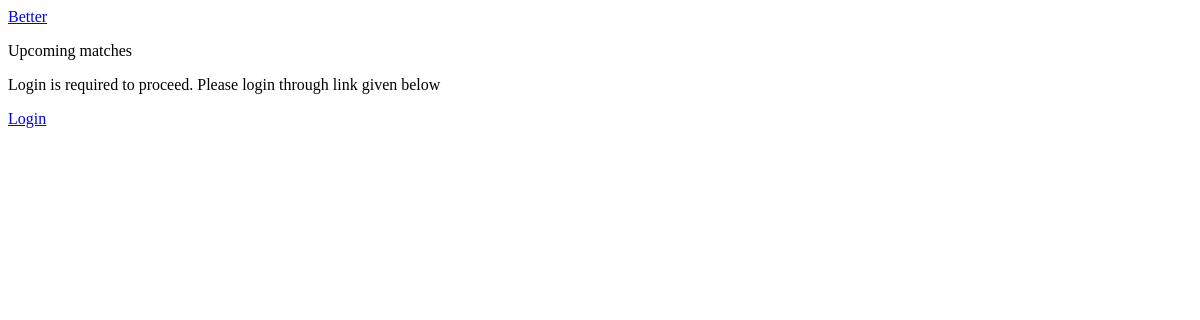
/, run on an earlier commit of the app's database.
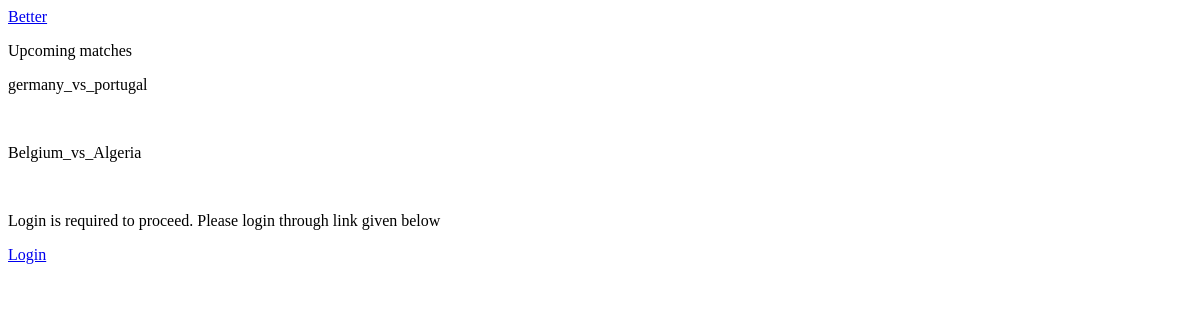
And on a later commit of the database.
### match/models.py (models this page shows)
class Match(models.Model):
    team1 = models.CharField(max_length=32)
    team2 = models.CharField(max_length=32)
    def __unicode__(self):
        return (self.team1+"_vs_"+ self.team2)
    date_time = models.DateTimeField("Match Date_time")

### better/views.py (the view)
# urls.py: url(r'^$', 'better.views.home', name='home'),
def home(request):
	upcoming_match_list = Match.objects.order_by('date_time')
	if request.user.is_authenticated():
		current_user= request.user
		return render(request,'users/welcome.html',{'current_user':current_user,'upcoming_match_list':upcoming_match_list})
	else:
		return render(request,'index.html',{'upcoming_match_list':upcoming_match_list})

### templates/index.html
<!DOCTYPE html>
<html>
    <head>
    </head>
    <body>
        <a href="/">Better</a>
        <p>Upcoming matches</p>
        {% for mch in upcoming_match_list %}
             <p>{{mch}}</p><br>
        {% endfor %}
        <p>Login is required to proceed. Please login through link given below</p>
        <a href="/login">Login</a>
    </body>
</html>

What changed in the data, as far as the page shows it:
added Match: team1+team2 "germany_vs_portugal"
added Match: team1+team2 "Belgium_vs_Algeria"
